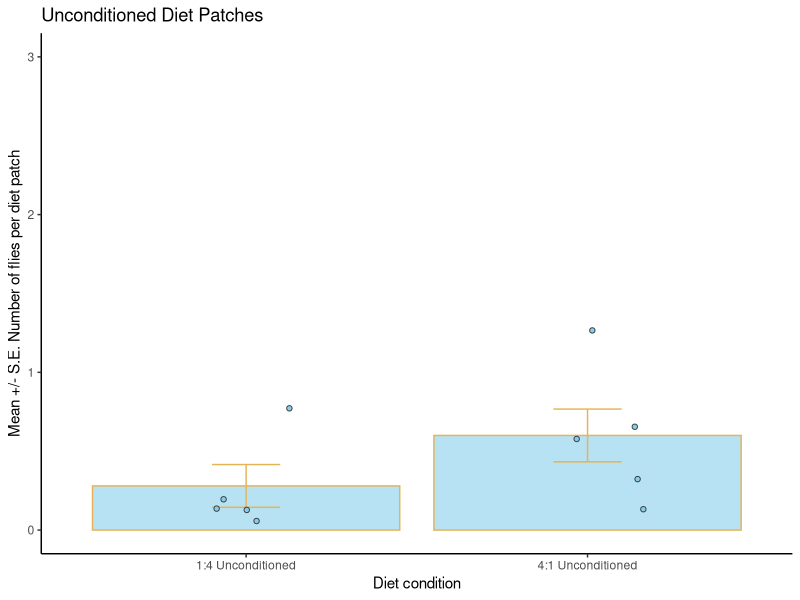

Recreate this plot in R. (Note: this script raises an error after producing the figure.)
#### INSTALL PACKAGES 
library(tidyverse)
library(readxl)
library(patchwork)


## Import Data
unconditioned_diets <- read_excel("data/not_conditioned.xlsx")

## Making the data long 
not_conditioned_long <- unconditioned_diets %>% 
  pivot_longer(cols = ("4:1 Unconditioned":"1:4 Unconditioned"), names_to = "diet", values_to = "fly_numbers")

## Summarising the data; mean, sd, se
not_conditioned_summary <- not_conditioned_long  %>%  
  group_by(diet) %>% 
  summarise(mean = mean(fly_numbers),
            sd = sd(fly_numbers),
            n = n(),
            se = sd/sqrt(n))

## Visualising the data
# creating a boxplot with the data that has been summarised
not_conditioned_plot <- not_conditioned_summary %>% 
  ggplot(aes(x = diet, y = mean))+
  geom_bar(stat = "identity",
           fill = "skyblue",
           colour = "#E5B457",
           alpha = 0.6)+
  geom_errorbar(aes(ymin = mean-se, ymax = mean+se), 
                colour = "#E5B457",
                width = 0.2)+
  geom_jitter(data = not_conditioned_long,
              aes(x = diet,
                  y = fly_numbers),
              fill = "skyblue",
              colour = "#3a3c3d",
              width = 0.2,
              shape = 21)+
  ylim(0.0, 3.0)+
  labs(x = "Diet condition",
       y = "Mean +/- S.E. Number of flies per diet patch",
       title = "Unconditioned Diet Patches")+
  theme_classic() 

## Combining the two plots 
conditionedandnot_plot <- male_conditioned_diets_plot + not_conditioned_plot
 
 # Saving the plots to a plots file
# not conditioned plot
ggsave("plots/not_conditioned_plot.png", dpi=300)
# a patchwork of male conditioned and not conditioned plot
ggsave("plots/conditionedandnot_plot.png", dpi=300)
 
 